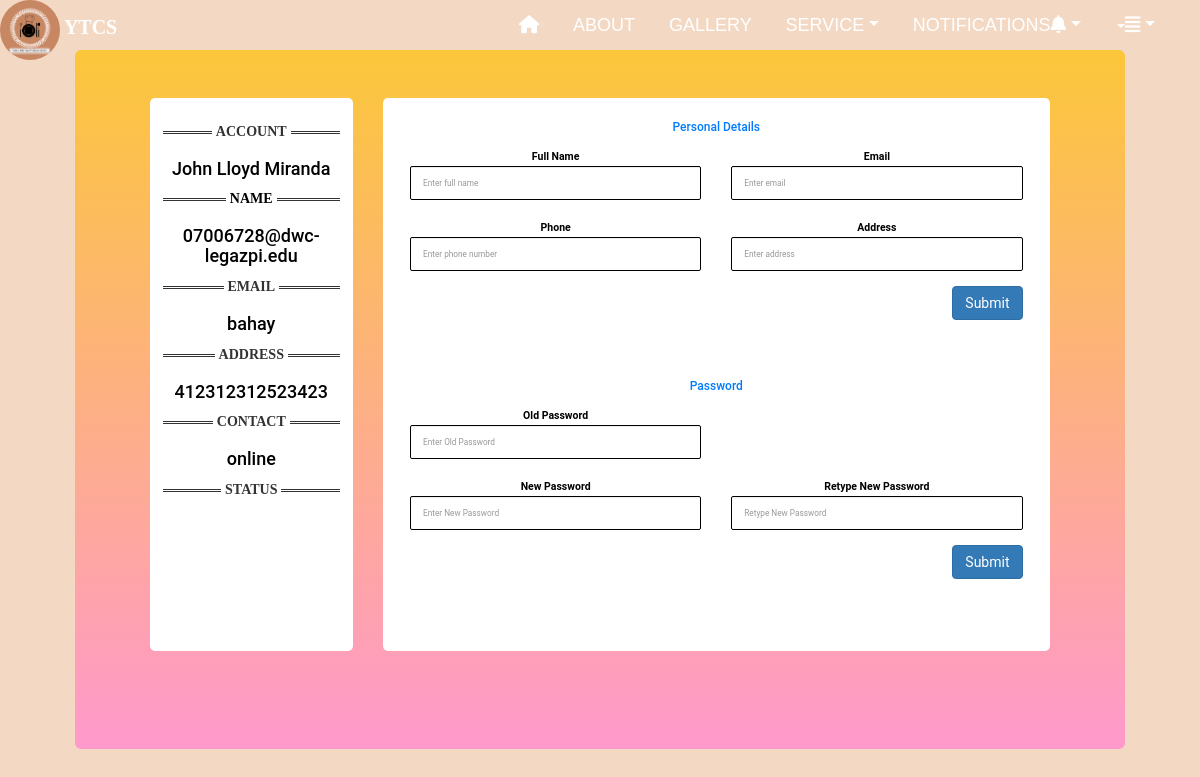
The app's page /website/settings.php (signed in), older data.
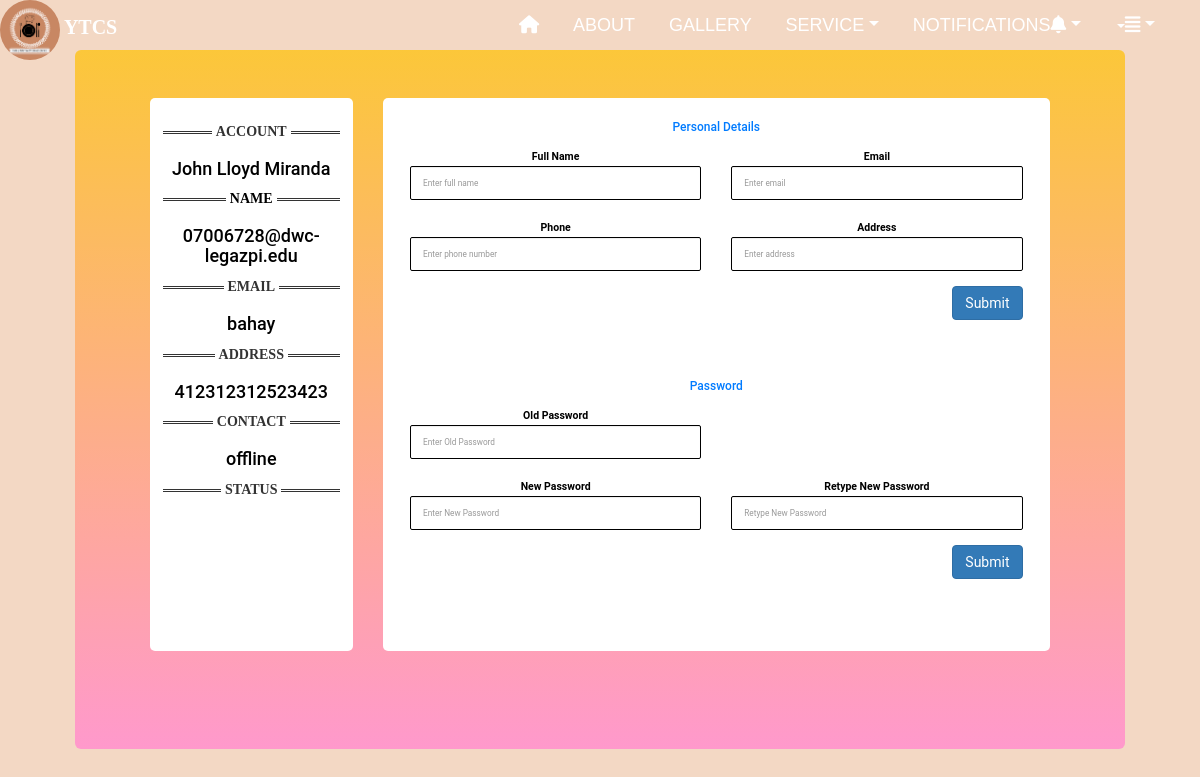
The same page, newer data.
### tables this page shows
CREATE TABLE `client` (
  `client_id` int(55) NOT NULL,
  `client_name` varchar(55) NOT NULL,
  `client_username` varchar(55) NOT NULL,
  `password` varchar(55) NOT NULL,
  `address` varchar(70) NOT NULL,
  `contact` varchar(55) NOT NULL,
  `birthday` varchar(55) NOT NULL,
  `email` varchar(55) NOT NULL,
  `status` varchar(55) NOT NULL,
  `unique_id` int(55) NOT NULL
);

### website/settings.php (the view, shortened to what this page needs)
<!DOCTYPE html>
<?php
include"../database/connecting_to_DB.php";
?>
<html>
    <head>
  <link rel="stylesheet" href="https://cdnjs.cloudflare.com/ajax/libs/font-awesome/5.15.3/css/all.min.css"/>
<link rel="stylesheet" href="https://stackpath.bootstrapcdn.com/bootstrap/4.5.0/css/bootstrap.min.css">
<link rel="stylesheet" href="https://maxcdn.bootstrapcdn.com/font-awesome/4.7.0/css/font-awesome.min.css">
<link rel="stylesheet" href="https://cdn.jsdelivr.net/npm/bootstrap@4.1.3/dist/css/bootstrap.min.css">
    <link rel="stylesheet" href="https://maxcdn.bootstrapcdn.com/bootstrap/3.4.1/css/bootstrap.min.css">
    <link href='https://unpkg.com/boxicons@2.0.7/css/boxicons.min.css' rel='stylesheet'>
    <link rel="stylesheet" type="text/css" href="https://cdn.datatables.net/1.12.0/css/jquery.dataTables.css">
<link rel="stylesheet" href="../css/main.css">
<link rel="stylesheet" href="../css/chat.css">
    </head>
    <body style="background-color: #f3d8c4 ;">
    <nav>
        <img class="img2" src="Add a subheading.png">
      <h4 class="title"> YTCS</h4>
        <ul>
          <li><a href="index.php"><i class="fas fa-home"></i></a></li>
          <li><a href="design_about.php">ABOUT</a></li>
          <li><a href="#">GALLERY</a></li>
          <li class="dropdown"><a class="dropdown-toggle" data-toggle="dropdown" href="#">SERVICE</span></a>
             </li>
             <li class="dropdown"><a class="dropdown-toggle" data-toggle="dropdown" href="#">NOTIFICATIONS</span><i class="fas fa-bell"></i></a>
             </li>
         <li class="dropdown">
         <a class="dropdown-toggle" data-toggle="dropdown" href="#"><span class="caret"></span><i class="fas fa-align-justify"></i></a>
         </li>
       </ul>
     </nav>
<div class="container">
     <div  id="add" class="jumbotron jumbotron-fluid bg">
	 <?php
		$client_id =  $_SESSION["client_id"];
		$sql_query = "SELECT * FROM client WHERE client_id='$client_id' ";
		$result = $conn -> query($sql_query);
		while($row = $result -> fetch_assoc()){
	?>
<div class="row gutters">
	<div class="col-xl-3 col-lg-3 col-md-12 col-sm-12 col-12">
		<div class="card h-100">
			<div class="card-body">
				<div class="account-settings">
					<div class="user-profile">
					<hr class="pog">
						<h4 class="user-name"><?php echo $row['client_name'];?></h4>
						<hr class="name">
			<h4 class="user-name"><?php echo $row['email'];?></h4>
						<hr class="email">
            <h4 class="user-name"><?php echo $row['address'];?></h4>
						<hr class="address">
            <h4 class="user-name"><?php echo $row['contact'];?></h4>
						<hr class="contact">
            <h4 class="user-name"><?php echo $row['status'];?></h4>
						<hr class="status">
					</div>
					<?php
		}
	?>
				</div>
			</div>
		</div>
	</div>
	<div class="col-xl-9 col-lg-9 col-md-12 col-sm-12 col-12">
		<div class="card h-100">
			<div class="card-body">
				<form  method="POST"  action="../code/updateDetails.php" class="row gutters">
					<div class="col-xl-12 col-lg-12 col-md-12 col-sm-12 col-12">
						<h6 class="mb-3 text-primary">Personal Details</h6>
					</div>
					<div class="col-xl-6 col-lg-6 col-md-6 col-sm-6 col-12">
						<div class="form-group">
							<label for="fullName"class="label">Full Name</label>
							<input type="text" class="form-control" id="name" name="name" placeholder="Enter full name">
						</div>
					</div>
					<div class="col-xl-6 col-lg-6 col-md-6 col-sm-6 col-12">
						<div class="form-group">
							<label for="eMail"class="label">Email</label>
							<input type="email" class="form-control" id="email" name="email" placeholder="Enter email">
						</div>
					</div>
					<div class="col-xl-6 col-lg-6 col-md-6 col-sm-6 col-12">
						<div class="form-group">
							<label for="phone"class="label">Phone</label>
							<input type="number" class="form-control" id="contact" name="contact" placeholder="Enter phone number">
						</div>
					</div>
					<div class="col-xl-6 col-lg-6 col-md-6 col-sm-6 col-12">
						<div class="form-group">
							<label for="website"class="label">Address</label>
							<input type="text" class="form-control" id="address" name="address" placeholder="Enter address">
						</div>
					</div>
					<div class="col-xl-12 col-lg-12 col-md-12 col-sm-12 col-12">
						<div class="text-right">
						<input type="submit" class="btn btn-primary" name="update">
						</div>
					</div>
				</form>
				<form  method="POST"  action="../code/changePassword.php" class="row gutters">
					<div class="col-xl-12 col-lg-12 col-md-12 col-sm-12 col-12">
						<h6 class="mb-3 text-primary">Password</h6>
					</div>
					<div class="col-xl-6 col-lg-6 col-md-6 col-sm-6 col-12">
						<div class="form-group">
							<label for="Street" class="label">Old Password</label>
							<input type="password" class="form-control" id="Street" name="old_password"require placeholder="Enter Old Password">
						</div>
					</div>
					<div class="col-xl-6 col-lg-6 col-md-6 col-sm-6 col-12">
					</div>
					<div class="col-xl-6 col-lg-6 col-md-6 col-sm-6 col-12">
						<div class="form-group">
							<label for="sTate"class="label">New Password</label>
							<input type="password" class="form-control" id="sTate" name="new_password"require placeholder="Enter New Password">
						</div>
					</div>
					<div class="col-xl-6 col-lg-6 col-md-6 col-sm-6 col-12">
						<div class="form-group">
							<label for="zIp"class="label">Retype New Password</label>
							<input type="password" class="form-control" id="zIp" name="retype"require placeholder="Retype New Password">
						</div>
					</div>
					<div class="col-xl-12 col-lg-12 col-md-12 col-sm-12 col-12">
						<div class="text-right">
						<input type="submit" class="btn btn-primary" name="change">
						</div>
					</div>
				</form>
			</div>
		</div>
	</div>
</div>
</div>
</div>
    </body>
</html>

### css/main.css (style rules this page uses)
.img2 { height: 60px; width: 60px; border-radius: 50%; }
nav { height: 50px; background: url('../img/pud2.png'); background-repeat: no-repeat; background-size: auto; font-family: 'Gill Sans', 'Gill Sans MT', Calibri, 'Trebuchet MS', sans-serif; text-decoration: none; }
nav ul { float: right; margin-right: 30px; text-decoration: none; }
nav ul li { display: inline-block; transition: all .2s ease; text-decoration: none; }
nav ul li a { color: rgb(255, 255, 255); display: block; padding: 5px 15px; line-height: 40px; font-size: 18px; transition: all .5s ease; text-decoration: none; }
* { box-sizing:border-box }
body { background-color: white; background-repeat: no-repeat; background-size: 100% 100%; background-position: center; font-family: Forte; }
.container { font-family: Forte; text-align: center; width: 90%; }
label { justify-content: center; margin: 20px; font-weight: bold; cursor: pointer; transition: .5s ease-in-out; }
html, body { min-height: 100%; }
body, div, form, select, p { outline: none; font-family: Roboto, Arial, sans-serif; font-size: 14px; color: black; line-height: 22px; }
input, select { margin-bottom: 10px; border: 1px solid #ccc; border-radius: 3px; }
.item:hover p, .item:hover i, .question:hover p, .question label:hover, input:hover::placeholder, a { color: #095484; }
.title { color: white; font-weight: bold; display: inline-block; font-family: Ink free; font-size: 20px; }
body { background-color: white; font-family: 'Lily Script One'; }
.row { margin-left: 0%; margin-right: 0%; }
.row:after { content: ""; display: table; clear: both; margin-top: 50px; width: 95%; }

### css/chat.css (style rules this page uses)
.jumbotron { margin-bottom: -30px; }
.name { color: black; }
.bg { background: linear-gradient(to bottom, #ffc001b5 0%, #ff99cc 100%); }
.account-settings .user-profile { margin: 0 0 1rem 0; padding-bottom: 1rem; text-align: center; }
.card { background: #ffffff; -webkit-border-radius: 5px; -moz-border-radius: 5px; border-radius: 5px; border: 0; margin-bottom: 1rem; }
.form-control { border: 1px solid #000000; -webkit-border-radius: 2px; -moz-border-radius: 2px; border-radius: 2px; font-size: .825rem; background: #ffffff; color: #000000; }
hr { border: none; border-top: 3px double #333; color: #333; overflow: visible; text-align: center; height: 5px; font-weight: bold; font-family: century; text-transform:uppercase ; }
hr.pog:after { background: #fff; content: 'Account'; padding: 0 4px; position: relative; top: -13px; }
hr.name:after { background: #fff; content: 'Name'; padding: 0 4px; position: relative; top: -13px; }
hr.email:after { background: #fff; content: 'Email'; padding: 0 4px; position: relative; top: -13px; }
hr.address:after { background: #fff; content: 'Address'; padding: 0 4px; position: relative; top: -13px; }
hr.contact:after { background: #fff; content: 'Contact'; padding: 0 4px; position: relative; top: -13px; }
hr.status:after { background: #fff; content: 'Status'; padding: 0 4px; position: relative; top: -13px; }
.label { color: #000000; }

Row changes from the older to the newer data that the page shows:
changed client "John Lloyd Miranda": status "online" → "offline"
